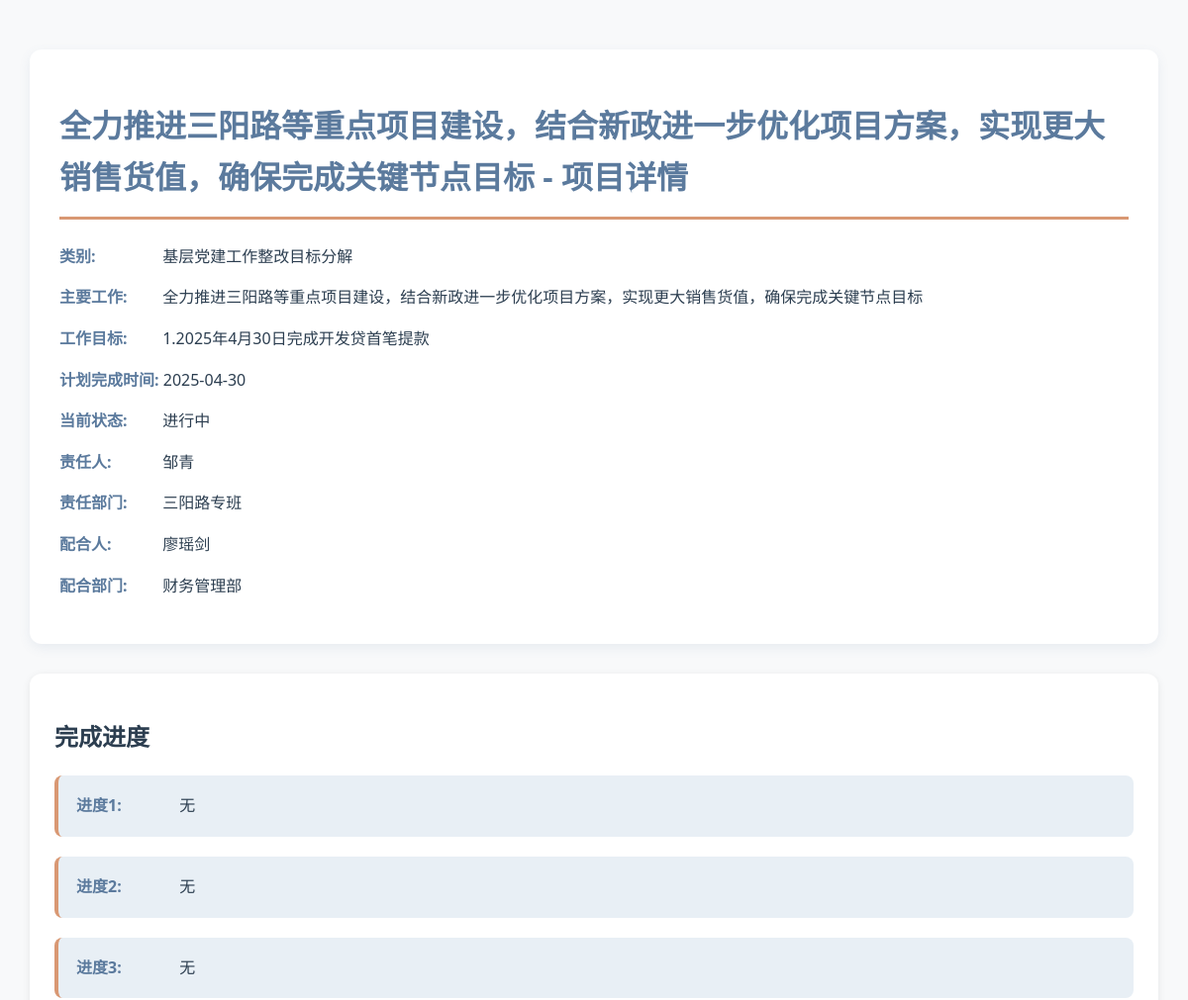
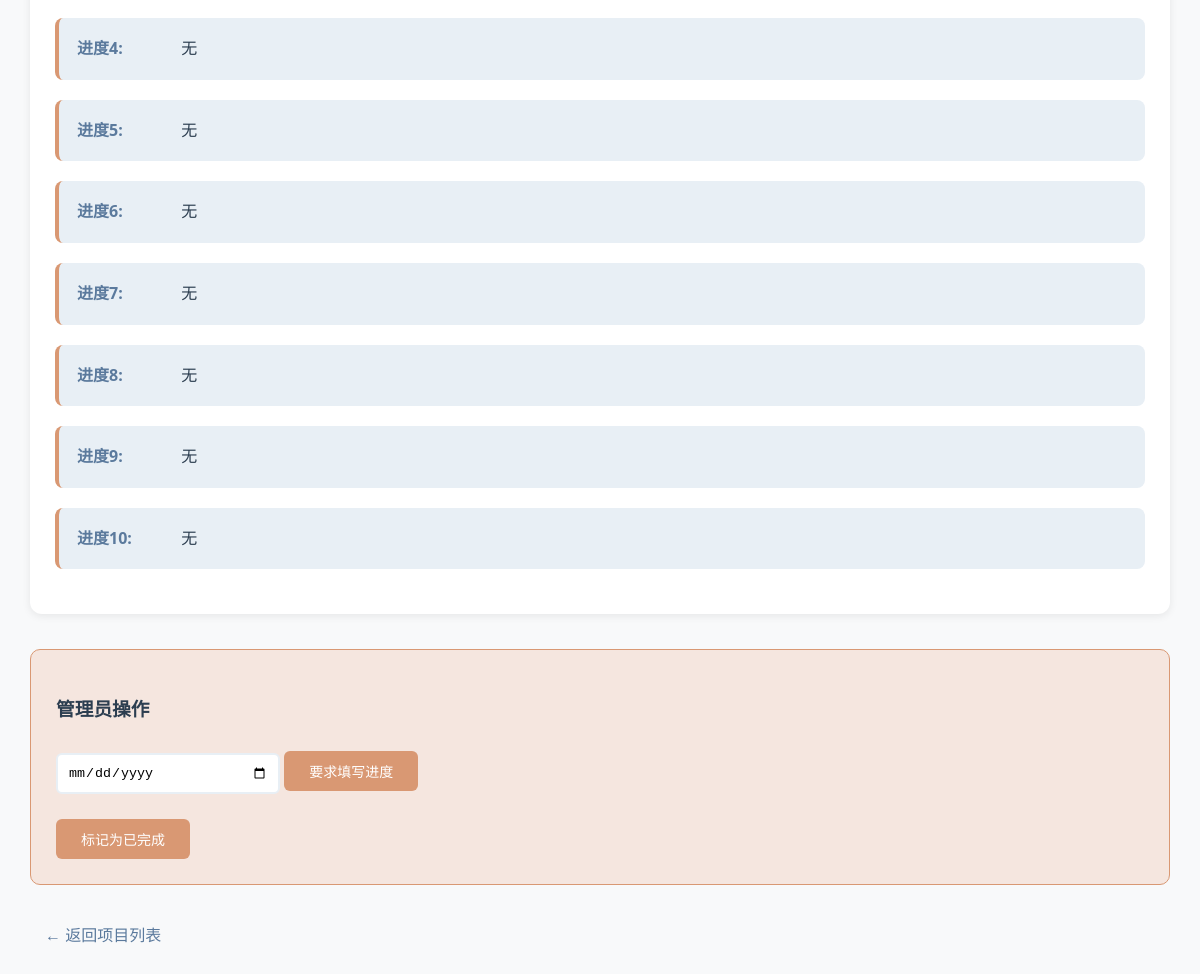
Page /project_detail/2 (signed in) on the committed database (2 pictures, top to bottom).
### tables this page shows
CREATE TABLE unfinished_projects (
            id INTEGER PRIMARY KEY AUTOINCREMENT,
            category TEXT NOT NULL,
            project_name TEXT NOT NULL,
            main_work TEXT NOT NULL,
            work_goal TEXT NOT NULL,
            completion_time DATE NOT NULL,
            responsible_person_id INTEGER REFERENCES users(id),
            responsible_department TEXT NOT NULL,
            collaborator TEXT,
            collaborating_department TEXT,
            responsible_leader_id INTEGER REFERENCES users(id),
            is_finished INTEGER DEFAULT 0 CHECK(is_finished IN (0, 1)),
            completion_status_1 TEXT,
            completion_status_2 TEXT,
            completion_status_3 TEXT,
            completion_status_4 TEXT,
            completion_status_5 TEXT,
            completion_status_6 TEXT,
            completion_status_7 TEXT,
            completion_status_8 TEXT,
            completion_status_9 TEXT,
            completion_status_10 TEXT,
            created_at TIMESTAMP DEFAULT CURRENT_TIMESTAMP
        );

CREATE TABLE users (
            id INTEGER PRIMARY KEY AUTOINCREMENT,
            username TEXT NOT NULL UNIQUE,
            password TEXT NOT NULL,
            phone TEXT,
            is_admin INTEGER DEFAULT 0,
            created_at TIMESTAMP DEFAULT CURRENT_TIMESTAMP
        );

### app.py (the view, shortened to what this page needs)
@app.route('/project_detail/<int:project_id>', methods=['GET', 'POST'])
def project_detail(project_id):
    current_datetime = datetime.datetime.now()
    if 'user_id' not in session:
        abort(401)
    is_admin = session.get('is_admin', 0)
    error = None
    with get_db() as conn:
        try:
            project = conn.execute('''
                SELECT
                    up.*,
                    u1.username AS responsible_person_name,
                    u3.username AS responsible_leader_name,
                    fp.final_summary,
                    fp.summary_status,
                    fp.review_comment,
                    fp.summary_submitted_at,
                    fp.summary_reviewed_at,
                    up.is_finished
                FROM unfinished_projects up
                LEFT JOIN finished_projects fp ON up.id = fp.original_id
                LEFT JOIN users u1 ON up.responsible_person_id = u1.id
                LEFT JOIN users u3 ON up.responsible_leader_id = u3.id
                WHERE up.id = ?
            ''', (project_id,)).fetchone()
            if not project:
                abort(404)
            is_responsible = session['user_id'] == project['responsible_person_id']
            can_edit_summary = is_responsible and project['is_finished']
            can_review = is_admin and project['summary_status'] == 'pending'
            completion_time = datetime.datetime.strptime(project['completion_time'], "%Y-%m-%d").date()
            current_date = current_datetime.date()
            is_finished = project['is_finished']
            status = '已完成' if is_finished else '逾期' if completion_time < current_date else '进行中'
            completion_statuses = []
            for i in range(1, 11):
                status_text = project[f'completion_status_{i}'] if project[f'completion_status_{i}'] else '无'
                completion_statuses.append(status_text)
            project_data = {
                'id': project['id'],
                'category': project['category'],
                'project_name': project['project_name'],
                'main_work': project['main_work'],
                'work_goal': project['work_goal'],
                'completion_time': format_datetime(project['completion_time']),
                'responsible_person_id': project['responsible_person_id'],
                'responsible_person': project['responsible_person_name'],
                'responsible_department': project['responsible_department'],
                'collaborator': project['collaborator'],
                'collaborating_department': project['collaborating_department'],
                'responsible_leader': project['responsible_leader_name'],
                'status': status,
                'is_finished': is_finished,
                'final_summary': project['final_summary'],
                'summary_status': project['summary_status'],
                'review_comment': project['review_comment'],
                'summary_submitted_at': format_datetime(project['summary_submitted_at']),
                'summary_reviewed_at': format_datetime(project['summary_reviewed_at'])
            }
        except sqlite3.Error as e:
            flash(f'数据库错误: {str(e)}', 'error')
            return redirect(url_for('unfinished_projects'))
        except ValueError as e:
            flash(f'日期格式错误: {str(e)}', 'error')
            return redirect(url_for('unfinished_projects'))
    return render_template('project_detail.html',
                           project=project_data,
                           status=status,
                           completion_statuses=completion_statuses,
                           responsible_person_name=project['responsible_person_name'],
                           is_admin=is_admin,
                           current_date=current_datetime.strftime('%Y-%m-%d'),
                           status_labels={
                               'pending': ('待审核', 'warning'),
                               'approved': ('已通过', 'success'),
                               'rejected': ('已驳回', 'danger')
                           })

### app.py (called while the page is built)
def get_db():
    if not hasattr(g, '_database'):
        try:
            g._database = sqlite3.connect(app.config['DATABASE'])
            g._database.row_factory = sqlite3.Row
            init_sqlite_schema(g._database)
        except sqlite3.Error as e:
            print(f"数据库连接失败: {str(e)}")
            raise
    return g._database

def format_datetime(value, format='%Y-%m-%d'):
    if isinstance(value, str):
        try:
            date_obj = datetime.datetime.strptime(value, '%Y-%m-%d')
            return date_obj.strftime(format)
        except ValueError:
            return value
    elif isinstance(value, datetime.date):
        return value.strftime(format)
    return value

### templates/project_detail.html (shortened to what this page needs)
<!DOCTYPE html>
<html lang="zh-CN">
<head>
</head>
<body>
    <div class="project-info">
        <h1>{{ project.project_name }} - 项目详情</h1>
        <p><strong>类别:</strong> {{ project.category }}</p>
        <p><strong>主要工作:</strong> {{ project.main_work }}</p>
        <p><strong>工作目标:</strong> {{ project.work_goal }}</p>
        <p><strong>计划完成时间:</strong> {{ project.completion_time }}</p>
        <p><strong>当前状态:</strong> {{ status }}</p>
        <p><strong>责任人:</strong> {{ responsible_person_name }}</p>
        <p><strong>责任部门:</strong> {{ project.responsible_department }}</p>
        <p><strong>配合人:</strong> {{ project.collaborator }}</p>
        <p><strong>配合部门:</strong> {{ project.collaborating_department }}</p>
    </div>
    <div class="progress-section">
        <h2>完成进度</h2>
        {% for status in completion_statuses %}
            <div class="status-item">
                <strong>进度{{ loop.index }}:</strong> {{ status }}
            </div>
        {% endfor %}
    </div>
    {% if is_admin %}
        <div class="admin-actions">
            <h3>管理员操作</h3>
            <form method="post">
                <input type="date" name="date" required>
                <button type="submit" name="add_progress">要求填写进度</button>
            </form>
            <form action="{{ url_for('mark_project_finished', project_id=project.id) }}" method="post" style="margin-top:15px;">
                <button type="submit" onclick="return confirm('确定要标记为已完成吗？')">标记为已完成</button>
            </form>
        </div>
    {% endif %}
    <a href="{{ url_for('unfinished_projects') }}">
        ← 返回项目列表
    </a>
</body>
</html>

### templates/project_detail.html (style rules this page uses)
:root { --haze-blue: #5B7A9D; --haze-blue-light: #E8EFF5; --morandi-orange: #D99873; --morandi-orange-light: #F5E6DF; --text-dark: #2C3E50; --text-light: #5B7A9D; }
body { font-family: 'Microsoft YaHei', 'Segoe UI', sans-serif; margin: 20px auto; max-width: 1200px; padding: 30px; color: var(--text-dark); line-height: 1.6; background-color: #f8f9fa; }
.project-info { margin-bottom: 30px; padding: 30px; background: white; border-radius: 12px; box-shadow: 0 4px 12px rgba(91, 122, 157, 0.1); }
h1 { color: var(--haze-blue); border-bottom: 3px solid var(--morandi-orange); padding-bottom: 15px; margin-bottom: 25px; font-weight: 600; }
.progress-section { background: white; padding: 25px; border-radius: 12px; box-shadow: 0 2px 8px rgba(0,0,0,0.08); }
.status-item { margin: 20px 0; padding: 18px; background: var(--haze-blue-light); border-radius: 8px; border-left: 4px solid var(--morandi-orange); transition: transform 0.2s ease; }
button, input[type="submit"] { background-color: var(--morandi-orange); color: white; padding: 10px 25px; border: none; border-radius: 6px; cursor: pointer; transition: all 0.3s ease; font-size: 14px; }
input[type="date"] { padding: 10px; border: 2px solid var(--haze-blue-light); border-radius: 6px; margin: 10px 0; width: 200px; }
.admin-actions { margin-top: 35px; padding: 25px; background: var(--morandi-orange-light); border-radius: 10px; border: 1px solid var(--morandi-orange); }
a { display: inline-flex; align-items: center; color: var(--haze-blue); text-decoration: none; margin-top: 30px; padding: 8px 15px; border-radius: 6px; transition: all 0.3s ease; }
strong { color: var(--haze-blue); min-width: 100px; display: inline-block; }

### rows in the picture
unfinished_projects: project_name "全力推进三阳路等重点项目建设，结合新政进一步优化项目方案，实现更大销售货值，确保完成关键节点目标", category "基层党建工作整改目标分解", main_work "全力推进三阳路等重点项目建设，结合新政进一步优化项目方案，实现更大销售货值，确保完成关键节点目标", work_goal "1.2025年4月30日完成开发贷首笔提款", completion_time "2025-04-30", responsible_department "三阳路专班", collaborator "廖瑶剑", collaborating_department "财务管理部"
users: username "邹青"

### other values in the picture
{{ status }} "进行中"
{{ status }} "无" "无" "无" "无" "无" "无" "无" "无" "无" "无"
